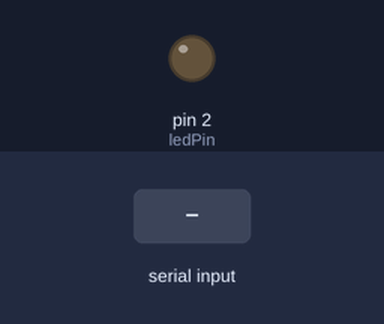
Recording of a sketch running on a simulated Arduino Uno, built with avr-gcc and run on an emulated ATmega328P. Shown: output pins drawn as LEDs (lit = HIGH). The inputs (shaded band) are chosen by the test bench.

Above: at 1.2 s.
1.3 s: "1" received over Serial
At 2.35 s:
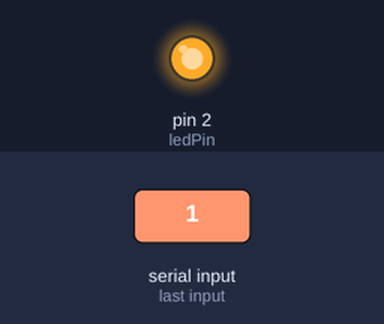
Timing chart, 0 to 4.3 s (numbered marks = the images above; inputs shaded):
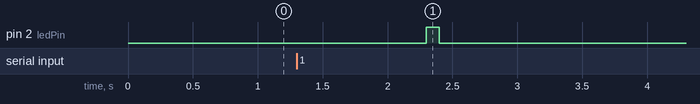

The sketch:

receiver.ino
```cpp
#define ledPin 2

void setup(){
    Serial.begin(115200);
    pinMode(ledPin,OUTPUT);
}

void loop(){
    if (Serial.available()){
        String msg = Serial.readString();
        digitalWrite(ledPin,HIGH);
        delay(100);
        digitalWrite(ledPin,LOW);
    }
}
```

Measured:
- after the input at 1.3 s, pin 2 (ledPin): LOW → HIGH after 1.0 s, → LOW 0.10 s later
